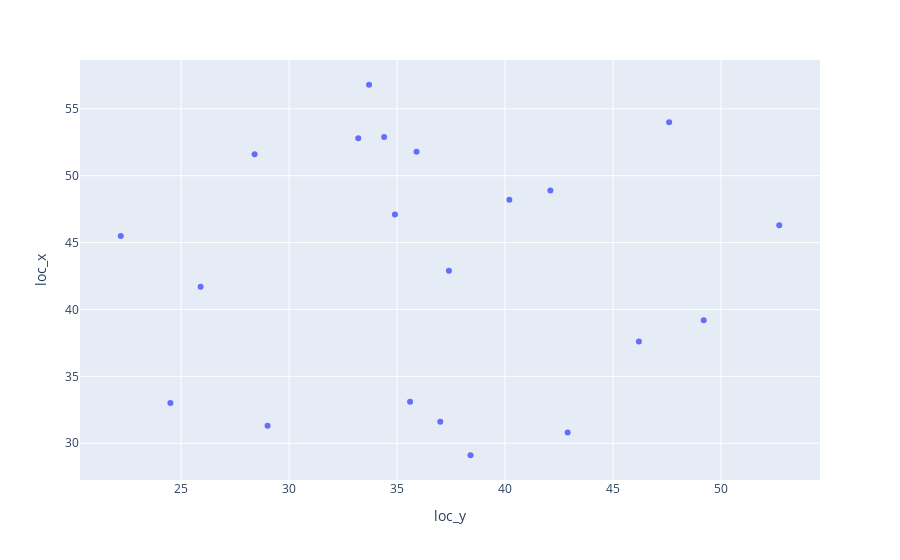

The notebook cell saved with this chart:
### Markdown cell above
We had to break our location variable into x and y coordinates so that we can plot them on a visual. Now that we have taken care of that by creating two new variables containing the relevant information, we can get down to making a scatter plot of the shot locations. Let's make our first attempt:

### Code cell
fig = px.scatter(shots, x='loc_y', y='loc_x')

fig.show()

### Figure 1 — Plotly figure (JSON) as saved in the notebook; plotly's stock layout.template omitted (floating-point values rounded to 4 significant figures)
{"data": [{"hovertemplate": "loc_y=%{x}<br>loc_x=%{y}<extra></extra>", "legendgroup": "", "marker": {"color": "#636efa", "symbol": "circle"}, "mode": "markers", "name": "", "orientation": "v", "showlegend": false, "type": "scatter", "x": [34.9, 35.9, 34.4, 49.2, 22.2, 29, 37, 33.7, 24.5, 40.2, 37.4, 42.1, 33.2, 47.6, 25.9, 38.4, 28.4, 35.6, 46.2, 52.7, 42.9], "xaxis": "x", "y": [47.1, 51.8, 52.9, 39.2, 45.5, 31.3, 31.6, 56.8, 33, 48.2, 42.9, 48.9, 52.8, 54, 41.7, 29.1, 51.6, 33.1, 37.6, 46.3, 30.8], "yaxis": "y"}], "layout": {"autosize": true, "legend": {"tracegroupgap": 0}, "margin": {"t": 60}, "xaxis": {"anchor": "y", "autorange": true, "domain": [0, 1], "range": [20.25, 54.65], "title": {"text": "loc_y"}, "type": "linear"}, "yaxis": {"anchor": "x", "autorange": true, "domain": [0, 1], "range": [26.96, 58.94], "title": {"text": "loc_x"}, "type": "linear"}}}
